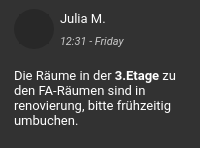
                             <widget class="QWidget" name="widget_16" native="true">
                              <property name="sizePolicy">
                               <sizepolicy hsizetype="Preferred" vsizetype="Maximum">
                                <horstretch>0</horstretch>
                                <verstretch>0</verstretch>
                               </sizepolicy>
                              </property>
                              <property name="styleSheet">
                               <string notr="true">background-color: rgb(50, 50, 50);
border-top-left-radius: 20px;
border-bottom-left-radius: 20px;</string>
                              </property>
                              <layout class="QVBoxLayout" name="verticalLayout_19">
                               <property name="spacing">
                                <number>0</number>
                               </property>
                               <property name="leftMargin">
                                <number>5</number>
                               </property>
                               <property name="topMargin">
                                <number>0</number>
                               </property>
                               <property name="rightMargin">
                                <number>5</number>
                               </property>
                               <property name="bottomMargin">
                                <number>10</number>
                               </property>
                               <item>
                                <widget class="QWidget" name="widget_17" native="true">
                                 <layout class="QHBoxLayout" name="horizontalLayout_5">
                                  <item>
                                   <widget class="QWidget" name="widget_18" native="true">
                                    <property name="minimumSize">
                                     <size>
                                      <width>40</width>
                                      <height>40</height>
                                     </size>
                                    </property>
                                    <property name="maximumSize">
                                     <size>
                                      <width>40</width>
                                      <height>40</height>
                                     </size>
                                    </property>
                                    <property name="styleSheet">
                                     <string notr="true">background-color: rgb(40, 40, 40);
border-radius: 20px;</string>
                                    </property>
                                    <layout class="QGridLayout" name="gridLayout_6">
                                     <property name="leftMargin">
                                      <number>0</number>
                                     </property>
                                     <property name="topMargin">
                                      <number>0</number>
                                     </property>
                                     <property name="rightMargin">
                                      <number>0</number>
                                     </property>
                                     <property name="bottomMargin">
                                      <number>0</number>
                                     </property>
                                     <item row="0" column="0">
                                      <widget class="QLabel" name="label_17">
                                       <property name="minimumSize">
                                        <size>
                                         <width>30</width>
                                         <height>30</height>
                                        </size>
                                       </property>
                                       <property name="maximumSize">
                                        <size>
                                         <width>30</width>
                                         <height>30</height>
                                        </size>
                                       </property>
                                       <property name="styleSheet">
                                        <string notr="true">border-radius: 20px;</string>
                                       </property>
                                       <property name="text">
                                        <string/>
                                       </property>
                                       <property name="pixmap">
                                        <pixmap>resources/images/icons8-female-user-100.png</pixmap>
                                       </property>
                                       <property name="scaledContents">
                                        <bool>true</bool>
                                       </property>
                                      </widget>
                                     </item>
                                    </layout>
                                   </widget>
                                  </item>
                                  <item>
                                   <widget class="QWidget" name="widget_19" native="true">
                                    <layout class="QVBoxLayout" name="verticalLayout_20">
                                     <property name="spacing">
                                      <number>5</number>
                                     </property>
                                     <property name="leftMargin">
                                      <number>0</number>
                                     </property>
                                     <property name="topMargin">
                                      <number>0</number>
                                     </property>
                                     <property name="rightMargin">
                                      <number>0</number>
                                     </property>
                                     <property name="bottomMargin">
                                      <number>0</number>
                                     </property>
                                     <item>
                                      <widget class="QLabel" name="label_18">
                                       <property name="font">
                                        <font>
                                         <family>Roboto</family>
                                         <pointsize>10</pointsize>
                                        </font>
                                       </property>
                                       <property name="styleSheet">
                                        <string notr="true">color: rgb(255, 255, 255);</string>
                                       </property>
                                       <property name="text">
                                        <string>Julia M.</string>
                                       </property>
                                      </widget>
                                     </item>
                                     <item>
                                      <widget class="QLabel" name="label_19">
                                       <property name="font">
                                        <font>
                                         <family>Roboto</family>
                                         <pointsize>8</pointsize>
                                         <italic>true</italic>
                                        </font>
                                       </property>
                                       <property name="styleSheet">
                                        <string notr="true">color: rgb(200, 200, 200);</string>
                                       </property>
                                       <property name="text">
                                        <string>12:31 - Friday</string>
                                       </property>
                                      </widget>
                                     </item>
                                    </layout>
                                   </widget>
                                  </item>
                                 </layout>
                                </widget>
                               </item>
                               <item>
                                <widget class="QWidget" name="widget_20" native="true">
                                 <property name="minimumSize">
                                  <size>
                                   <width>0</width>
                                   <height>20</height>
                                  </size>
                                 </property>
                                 <layout class="QVBoxLayout" name="verticalLayout_21">
                                  <item>
                                   <widget class="QLabel" name="label_20">
                                    <property name="font">
                                     <font>
                                      <family>Roboto</family>
                                      <pointsize>10</pointsize>
                                     </font>
                                    </property>
                                    <property name="styleSheet">
                                     <string notr="true">color: rgb(255, 255, 255);</string>
                                    </property>
                                    <property name="text">
                                     <string>&lt;html&gt;&lt;head/&gt;&lt;body&gt;&lt;p&gt;Die Räume in der &lt;span style=&quot; font-weight:600;&quot;&gt;3.Etage&lt;/span&gt; zu den FA-Räumen sind in renovierung, bitte frühzeitig umbuchen.&lt;/p&gt;&lt;/body&gt;&lt;/html&gt;</string>
                                    </property>
                                    <property name="textFormat">
                                     <enum>Qt::RichText</enum>
                                    </property>
                                    <property name="wordWrap">
                                     <bool>true</bool>
                                    </property>
                                   </widget>
                                  </item>
                                 </layout>
                                </widget>
                               </item>
                              </layout>
                             </widget>
